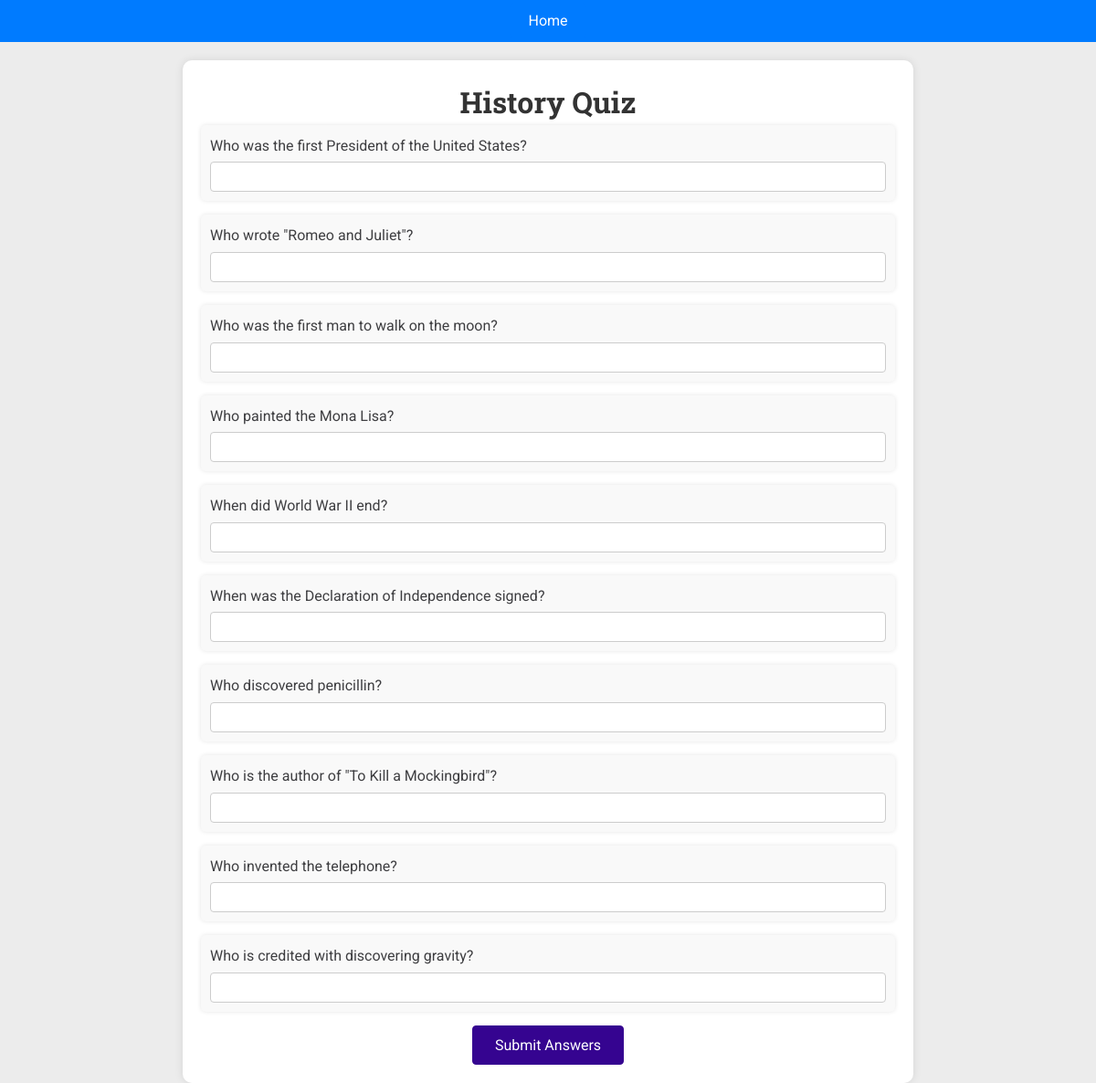
The app's page /quiz/History/ with its own data.
### quiz/models.py (models this page shows, shortened)
class Quiz_Data(models.Model):
    Question = models.TextField() #create a column called title that is a string with max length 200
    Category = models.CharField(max_length=50) #unique slug values
    Correct_Answer = models.TextField() #stores longer text than charfield
    Wrong_Answer_1 = models.CharField(max_length=50)
    Wrong_Answer_2 = models.CharField(max_length=50)
    Wrong_Answer_3 = models.CharField(max_length=50)

### quiz/views.py (the view, shortened to what this page needs)
# urls.py: path("", views.index, name='all-quizes'), #this will trigger challenges/
def quizes(request, quiz):
    home_url = reverse('all-quizes')
    try:
        print('requested quiz ' + str(quiz))
        challenge_text = quiz_types[quiz.capitalize()]
        quiz_data = Quiz_Data.objects.all()#filter(Category=quiz)
        print(f"Loaded {quiz_data.count()} quiz questions")
        context = {
            'challenge_text': challenge_text,
            'quiz': quiz.capitalize(),  # Capitalize quiz before passing to the context
            'quiz_data': quiz_data,
            'submitted': False,
            'home_url' : home_url,
        }
        return render(request, 'quiz/quiz-details.html', context)
    except KeyError as e:
        print(f"Error: {e}")
        return HttpResponse()
    except Exception as e:
        print(f"Unexpected error: {e}")
        return HttpResponse("<h1>An unexpected error occurred!</h1>")

### quiz/templates/quiz/quiz-details.html (shortened to what this page needs)
{% load static %}
<!DOCTYPE html>
<html lang="en">
<head>
    <link rel="stylesheet" href="{% static 'quiz/styles/base.css' %}">
</head>
<body>
  <div class="banner">
    <a href="{{ home_url }}" class="button">Home</a>
  </div>
    <div class="container">
        <h1>{{ quiz.capitalize }} Quiz</h1>
        {% if submitted %}
        <h2>Quiz Results - {{ percentage_correct }}%</h2>
        <ul>
            {% for answer in answers %}
            <li>
                <p><strong>Question:</strong> {{ answer.question }}</p>
                <p><strong>Your Answer:</strong> {{ answer.user_answer }}</p>
                <p><strong>Correct Answer:</strong> {{ answer.correct_answer }}</p>
                {% if answer.is_correct %}
                <span class="correct">Correct!</span>
                {% else %}
                <span class="incorrect">Incorrect.</span>
                {% endif %}
            </li>
            {% endfor %}
        </ul>
        {% else %}
        <form method="post" action="{% url 'quiz' quiz.lower %}">
            <ul>
                {% for item in quiz_data %}
                {% if item.Category|capfirst == quiz|capfirst %}
                <li>
                    <p>{{ item.Question }}</p>
                    <input type="text" name="answer_{{ forloop.counter }}">
                </li>
                {% endif %}
                {% endfor %}
            </ul>
            <div class="btn-container">
                <button type="submit">Submit Answers</button>
            </div>
        </form>
        {% endif %}
    </div>
</body>
</html>

### quiz/static/quiz/styles/base.css (style rules this page uses)
* { box-sizing: border-box; margin: 0; padding: 0; }
body { font-family: 'Roboto', sans-serif; background-color: #ececec; color: #3e3e41; line-height: 1.6; }
h1, h2, h3 { font-family: 'Roboto Slab', sans-serif; color: #222224; }
button, .btn { cursor: pointer; font: inherit; padding: 0.5rem 1.5rem; background-color: #350490; border: 1px solid #350490; color: white; border-radius: 4px; text-decoration: none; }

### quiz/templates/quiz/quiz-details.html (style rules this page uses)
.container { max-width: 800px; margin: 0 auto; padding: 20px; background-color: #fff; box-shadow: 0 0 10px rgba(0, 0, 0, 0.1); border-radius: 10px; }
.banner { background-color: #007bff; text-align: center; padding: 10px 0; margin-bottom: 20px; }
.button { padding: 10px 20px; background-color: #007bff; color: white; border: none; border-radius: 5px; cursor: pointer; font-size: 16px; transition: background-color 0.3s ease; text-decoration: none; }
h1 { text-align: center; color: #333; }
ul { list-style-type: none; padding: 0; }
li { margin-bottom: 15px; padding: 10px; background-color: #f9f9f9; border-radius: 5px; box-shadow: 0 0 5px rgba(0, 0, 0, 0.1); }
input[type="text"] { width: 100%; padding: 8px; margin-top: 5px; border: 1px solid #ccc; border-radius: 4px; }
.btn-container { text-align: center; }

### records on screen
Quiz_Data: Question "Who was the first President of the United States?"
Quiz_Data: Question "Who wrote \"Romeo and Juliet\"?"
Quiz_Data: Question "Who was the first man to walk on the moon?"
Quiz_Data: Question "Who painted the Mona Lisa?"
Quiz_Data: Question "When did World War II end?"
Quiz_Data: Question "When was the Declaration of Independence signed?"
Quiz_Data: Question "Who discovered penicillin?"
Quiz_Data: Question "Who is the author of \"To Kill a Mockingbird\"?"
Quiz_Data: Question "Who invented the telephone?"
Quiz_Data: Question "Who is credited with discovering gravity?"

### other values on screen
{{ quiz.capitalize }} "History"
